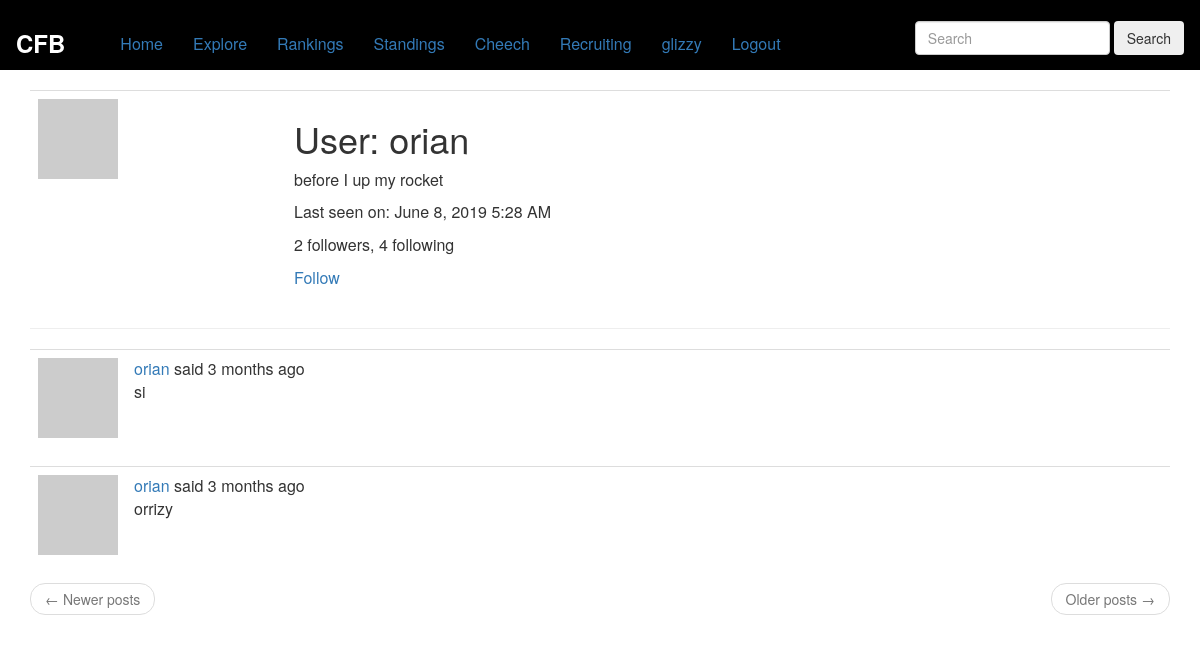
Before: /user/orian (signed in) with the older database file.
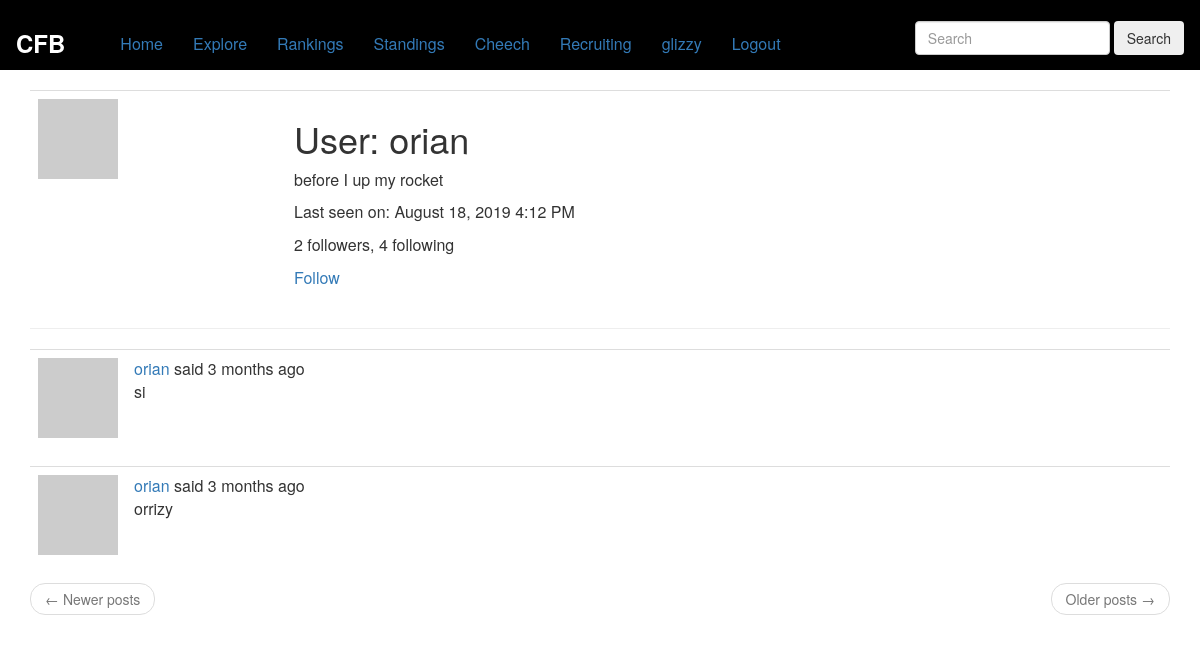
After: the same page with the newer database file.
### app/models.py (models this page shows, shortened)
class User(UserMixin, db.Model):
    id = db.Column(db.Integer, primary_key=True)
    username = db.Column(db.String(64), index=True, unique=True)
    email = db.Column(db.String(120), index=True, unique=True)
    password_hash = db.Column(db.String(128))
    posts = db.relationship('Post', backref='author',lazy='dynamic')
    about_me = db.Column(db.String(140))
    last_seen = db.Column(db.DateTime, default=datetime.utcnow)
    followed = db.relationship(
        'User', secondary=followers,
        primaryjoin=(followers.c.follower_id == id),
        secondaryjoin=(followers.c.followed_id == id),
        backref=db.backref('followers',lazy='dynamic'), lazy='dynamic')
    def avatar(self, size):
        digest = md5(self.email.lower().encode('utf-8')).hexdigest()
        return 'https://www.gravatar.com/avatar/{}?d=identicon&s={}'.format(digest, size)
    def is_following(self, user):
        return self.followed.filter(
            followers.c.followed_id == user.id).count() > 0

class Post(db.Model):
    id = db.Column(db.Integer, primary_key=True)
    body = db.Column(db.String(140))
    timestamp = db.Column(db.DateTime, index=True, default=datetime.utcnow)
    user_id = db.Column(db.Integer, db.ForeignKey('user.id'))
    language = db.Column(db.String(5))

### app/main/routes.py (the view)
@bp.route('/user/<username>')
@login_required
def user(username):
    user = User.query.filter_by(username=username).first_or_404()
    page = request.args.get('page', 1, type=int)
    posts = user.posts.order_by(Post.timestamp.desc()).paginate(
        page, current_app.config['POSTS_PER_PAGE'], False)
    next_url = url_for('main.user', username=user.username,
                       page=posts.next_num) if posts.has_next else None
    prev_url = url_for('main.user', username=user.username,
                       page=posts.prev_num) if posts.has_prev else None
    return render_template('user.html', user=user, posts=posts.items,
                           next_url=next_url, prev_url=prev_url)

### app/main/routes.py (called while the page is built)
@bp.before_app_request
def before_request():
    if current_user.is_authenticated:
        current_user.last_seen = datetime.utcnow()
        db.session.commit()
    g.locale = str(get_locale())

### app/models.py (called while the page is built)
@login.user_loader
def load_user(id):
    return User.query.get(int(id))

### app/templates/user.html
{% extends "base.html" %}
{% block app_content %}
	<table class="table table-hover">
		<tr>
			<td width="256px"><img src="{{ user.avatar(256) }}"></td>
			<td>
				<h1>{{ _('User') }}: {{ user.username }}</h1>
				{% if user.about_me %}<p>{{ user.about_me }}</p>{% endif %}
				{% if user.last_seen %}
					<p>{{ _('Last seen on') }}: {{ moment(user.last_seen).format('LLL') }}</p>
				{% endif %}
				<p>{{ _('%(count)d followers', count=user.followers.count()) }}, {{ _('%(count)d following', count=user.followed.count()) }}</p>
				{% if user == current_user %}
				<p><a href="{{ url_for('edit_profile') }}">{{ _('Edit your profile') }}</a></p>
				{% elif not current_user.is_following(user) %}
				<p><a href="{{ url_for('main.follow', username=user.username) }}">{{ _('Follow') }}</a></p>
				{% else %}
				<p><a href="{{ url_for('main.unfollow', username=user.username) }}">{{ _('Unfollow') }}</a></p>
				{% endif %}
			</td>
		</tr>
	</table>
	<hr>
	{% for post in posts %}
		{% include '_post.html' %}
	{% endfor %}
	<nav aria-label="...">
        <ul class="pager">
            <li class="previous{% if not prev_url %} disabled{% endif %}">
                <a href="{{ prev_url or '#' }}">
                    <span aria-hidden="true">&larr;</span> {{ _('Newer posts') }}
                </a>
            </li>
            <li class="next{% if not next_url %} disabled{% endif %}">
                <a href="{{ next_url or '#' }}">
                    {{ _('Older posts') }} <span aria-hidden="true">&rarr;</span>
                </a>
            </li>
        </ul>
    </nav>
{% endblock %}

### app/templates/base.html (shortened to what this page needs)
<head>
      <link href="{{ url_for('static', filename='css/style.css') }}" rel="stylesheet">
</head>
{% extends 'bootstrap/base.html' %}
{% block navbar %}
    <nav style="background-color:#000;" class="navbar">
  <a class="navbar-brand" href="/">
    CFB</a>
  <div class="collapse navbar-collapse" id="navbarSupportedContent" style="margin:10px 0 0 0;">
    <ul class="nav navbar-nav mr-auto">
      <li class="nav-item active">
        <a class="nav-link" href="{{ url_for('main.index') }}">{{ _('Home') }} </a>
      </li>
      <li class="nav-item">
	    <a class="nav-link" href="{{ url_for('main.explore') }}">{{ _('Explore') }}</a>
	  </li>
	  <li class="nav-item">
	    <a class="nav-link" href="/rankings/">{{ _('Rankings') }}</a>
	  </li>
	  <li class="nav-item">
	    <a class="nav-link" href="/standings/">{{ _('Standings') }}</a>
	  </li>
	  <li class="nav-item">
	    <a class="nav-link" href="/schedule/">{{ _('Cheech') }}</a>
	  </li>
	  <li class="nav-item">
	    <a class="nav-link" href="/recruiting/">{{ _('Recruiting') }}</a>
	  </li>
	  {% if current_user.is_anonymous %}
	  <li class="nav-item">
	    <a class="nav-link" href="{{ url_for('auth.login') }}">{{ _('Login') }}</a>
	  </li>
	  <li class="nav-item">
	  <a class="nav-link" href="{{ url_for('auth.register') }}">{{ _('Sign up') }}</a>
	  </li>
	  {% else %}
	  <li class="nav-item">
		<a class="nav-link" href="{{ url_for('main.user', username=current_user.username) }}">{{ _('%(username)s', username=current_user.username) }}</a>
	  </li>
	  <li class="nav-item">
	    <a class="nav-link" href="{{ url_for('auth.logout') }}">{{ _('Logout') }}</a>
	  </li>
	  {% endif %}
    </ul>
    <form class="form-inline" style="padding-top:10px; float: right;">
     <input class="form-control mr-sm-2 mobile-search" type="search" placeholder="Search" aria-label="Search">
     <button class="btn btn-outline-success my-2 my-sm-0" type="submit">Search</button>
    </form>
</div>
</nav>
{% endblock %}
{% block content %}
    <div class="container">
        {% block app_content %}{% endblock %}
    </div>
{% endblock %}

### app/templates/_post.html (shortened to what this page needs)
<table class="table table-hover">
	<tr>
		<td width="70px">
			<a href="{{ url_for('main.user', username=post.author.username) }}">
				<img src="{{ post.author.avatar(36) }}">
			</a>
		</td>
		<td>
			{{ _('%(username)s said %(when)s', username=user_link, when=moment(post.timestamp).fromNow())}}
			<br>
			<span id="post{{ post.id }}">{{ post.body }}</span>
		</td>
	</tr>
</table>

### app/static/css/style.css (style rules this page uses)
@media (min-width: 768px) { .navbar { border-radius: 0px !important; } }
@media (min-width: 768px) { .navbar-brand { padding: 30px 15px !important; } }
@media (min-width: 768px) { .nav { padding: 0px 40px !important; font-size: 16px; margin: 7.5px -15px 0px -15px !important; } }
.navbar-brand { font-size: 24px !important; line-height: 24px !important; font-weight: 700; color: white; }

Changed rows visible on the page:
changed User "orian": last_seen "June 8, 2019 5:28 AM" → "August 18, 2019 4:12 PM"
